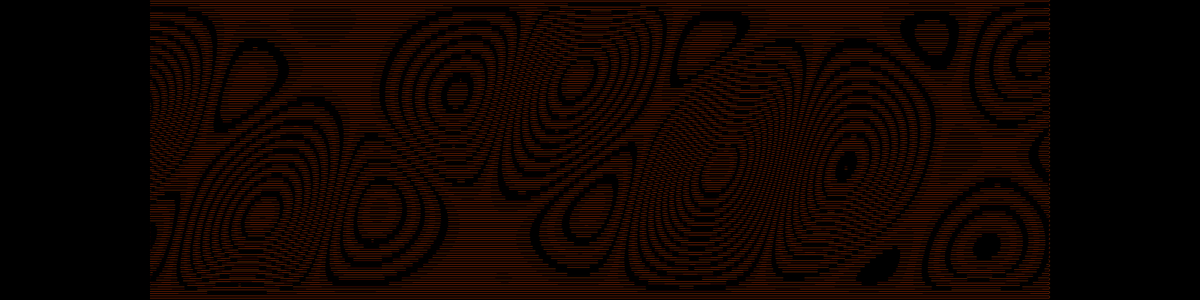
Frame 1 (no input)
Frame 60 (no input): identical to frame 1, image omitted
Frame 120 (the mouse pressed at the canvas centre since frame 60): identical to frame 1, image omitted

The p5.js sketch that drew this single still picture (run headless with seeded random() and noise() and a simulated clock; from frame 60 on, the mouse is pressed at the canvas centre):

// p5.js sketch
// ── sketch.js

let slider1,slider2,slider3;
let img1, img2, img3;
function setup() {
  createCanvas(1600, 400);
  img1 = createGraphics(1200,400);
  img2 = createGraphics(1200,400);
  img3 = createGraphics(1200,400);
  pattern(img1,color(255,205,0));
    pattern(img2,color(255,0,0));
    pattern(img3,color(0,0,0));
  slider1 = createSlider(-200,200,0,1);
    slider2 = createSlider(-200,200,0,1);
    slider3 = createSlider(-200,200,0,1);

}

function draw() {
  background(0);
  
   image(img1,200+slider1.value(),0);
   image(img2,200+slider2.value(),0);
   image(img3,200+slider3.value(),0);
}

function pattern(img,c) {
  img.strokeWeight(3);
  img.stroke(c);
  img.noFill();
    for (var y=0; y<img.height; y+=6) {  
  var b = 164/180.0/2;
  img.beginShape();
  
     for (var x=0;x<img.width; x++) {
      var a = 1;
      var r = a*-12*sin(radians(x*2/4*b+y*-2/4*b+-32))
      *sin(radians(x*8/4*b+y*2/4*b+74))
      *sin(radians(y*4/4*b+x*3/4*b+60))
       *sin(radians(x*0/4*b+y*4/4*b+0));
        
        img.curveVertex(x, y+r);
        
    }
    img.endShape();
  } 
}
